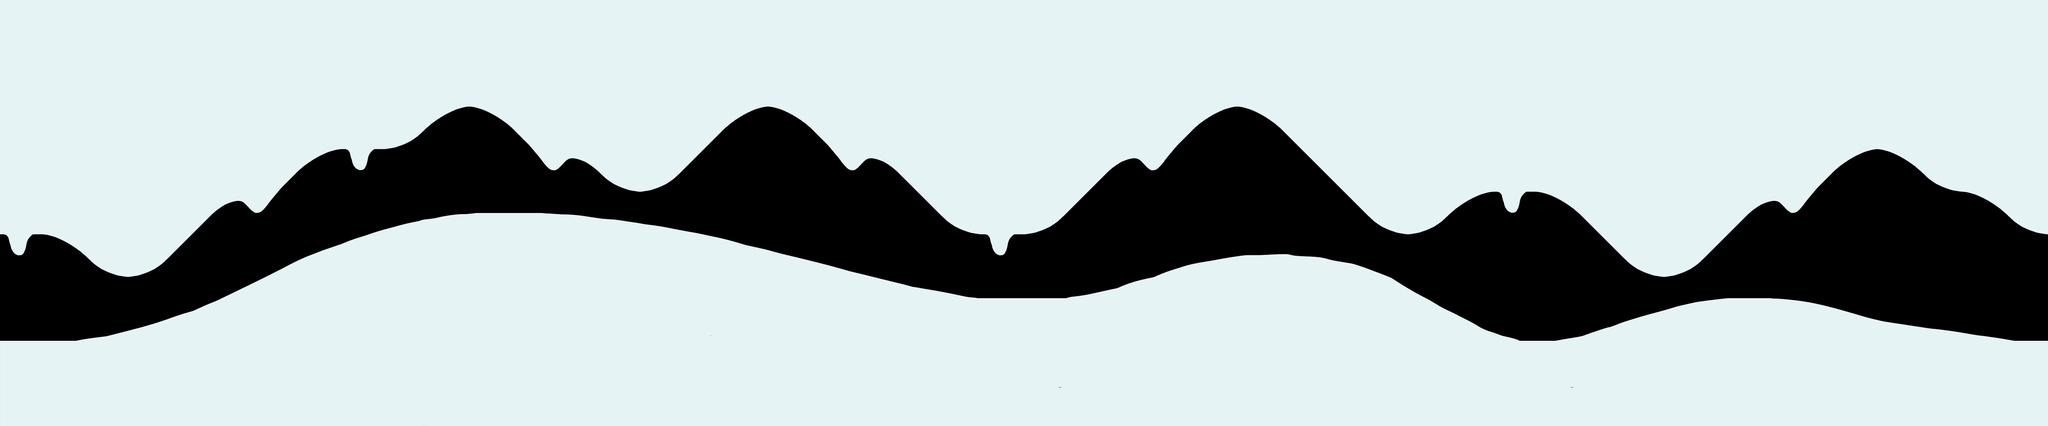

This game map was drawn from its Tiled (.tmx) file and the tilesets committed beside it. A one-line description and the full map source follow:
An orthogonal 48x10 tile map with 128x128 px tiles, 1 tile layer (Tile Layer 1), 2 tilesets.

<map version="1.0" tiledversion="1.1.6" orientation="orthogonal" renderorder="left-up" width="48" height="10" tilewidth="128" tileheight="128" infinite="0" nextobjectid="1">
 <tileset firstgid="1" source="textura.tsx" />
 <tileset firstgid="10" source="textureButton.tsx" />
 <layer name="Tile Layer 1" width="48" height="10">
  <data encoding="csv">
1,1,1,1,1,1,1,1,1,1,1,1,1,1,1,1,1,1,1,1,1,1,1,1,1,1,1,1,1,1,1,1,1,1,1,1,1,1,1,1,1,1,1,1,1,1,1,1,
1,1,1,1,1,1,1,1,1,1,1,1,1,1,1,1,1,1,1,1,1,1,1,1,1,1,1,1,1,1,1,1,1,1,1,1,1,1,1,1,1,1,1,1,1,1,1,1,
1,1,1,1,1,1,1,1,1,1,2147483657,9,1,1,1,1,1,2147483657,9,1,1,1,1,1,1,1,1,1,2147483657,9,1,1,1,1,1,1,1,1,1,1,1,1,1,1,1,1,1,1,
1,1,1,1,1,1,1,2147483657,8,2147483655,0,0,2147483650,2147483651,1,1,2147483653,0,0,2147483650,2147483651,1,1,1,1,1,3,2,0,0,5,1,1,1,1,1,1,1,1,1,1,1,1,2147483657,9,1,1,1,
1,1,1,1,1,3,2,0,0,0,0,0,0,0,7,2147483655,0,0,0,0,0,5,1,1,1,2147483653,0,0,0,0,0,5,1,1,2147483657,8,9,1,1,1,1,3,2,0,0,7,9,1,
8,9,1,1,2147483653,0,0,0,0,0,0,0,0,0,0,0,0,0,0,0,0,0,7,8,2147483655,0,0,0,0,0,0,0,7,2147483655,0,0,0,5,1,1,2147483653,0,0,0,0,0,0,7,
0,0,7,2147483655,0,0,0,0,0,0,0,0,0,0,0,0,0,0,0,0,0,0,0,0,0,0,0,0,0,0,0,0,0,0,0,0,0,0,7,2147483655,0,0,0,0,0,0,0,0,
0,0,0,0,0,0,0,0,0,0,0,0,0,0,0,0,0,0,0,0,0,0,0,0,0,0,0,0,0,0,0,0,0,0,0,0,0,0,0,0,0,0,0,0,0,0,0,0,
0,0,0,0,0,0,0,0,0,0,0,0,0,0,0,0,0,0,0,0,0,0,0,0,0,0,0,0,0,0,0,0,0,0,0,0,0,0,0,0,0,0,0,0,0,0,0,0,
11,0,0,0,0,0,0,0,0,0,0,0,12,0,0,0,0,0,0,0,0,0,0,0,13,0,0,0,0,0,0,0,0,0,0,0,10,0,0,0,0,0,0,0,0,0,0,0
</data>
 </layer>
</map>